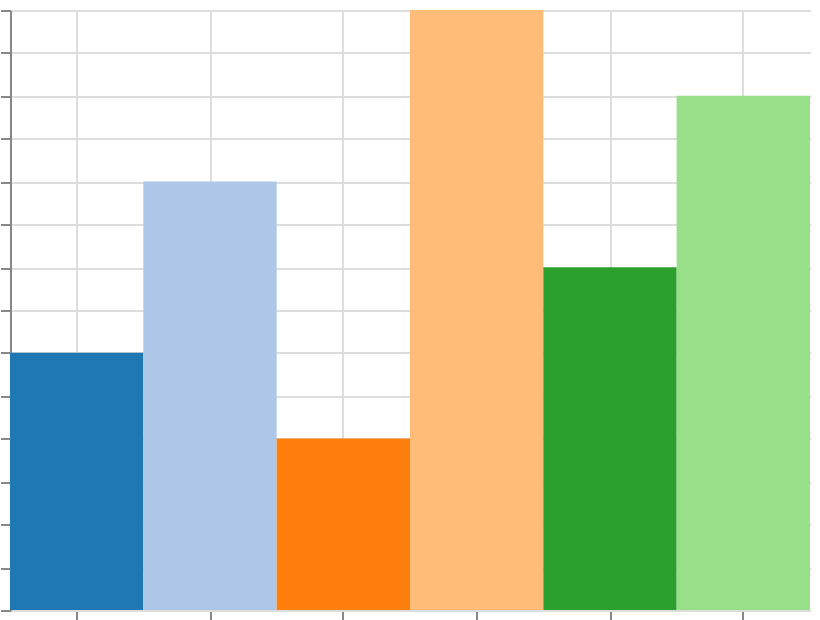

Vega-Lite specification stored for this chart:
### Vega specification from a JSON file in a GitHub repository (floating-point values rounded to 4 significant figures)
{"$schema": "https://vega.github.io/schema/vega/v6.json", "width": 400, "height": 300, "padding": 5, "autosize": "none", "data": [{"name": "table", "values": [{"cat": "A", "val": 3}, {"cat": "B", "val": 5}, {"cat": "C", "val": 2}, {"cat": "D", "val": 7}, {"cat": "E", "val": 4}, {"cat": "F", "val": 6}]}], "scales": [{"name": "x", "type": "band", "domain": {"data": "table", "field": "cat", "sort": true}, "range": "width"}, {"name": "y", "type": "linear", "domain": {"data": "table", "field": "val"}, "range": [{"signal": "height"}, 0], "zero": true, "nice": true}, {"name": "color", "type": "ordinal", "domain": {"data": "table", "field": "cat", "sort": true}, "scheme": "category20"}], "marks": [{"type": "rect", "from": {"data": "table"}, "encode": {"update": {"x": {"scale": "x", "field": "cat"}, "width": {"scale": "x", "band": 1}, "y": {"scale": "y", "field": "val"}, "y2": {"scale": "y", "value": 0}, "fill": {"scale": "color", "field": "cat"}}}}], "axes": [{"scale": "x", "orient": "bottom", "grid": true, "labels": false}, {"scale": "y", "orient": "left", "grid": true, "labels": false}], "legends": [{"fill": "color"}]}
